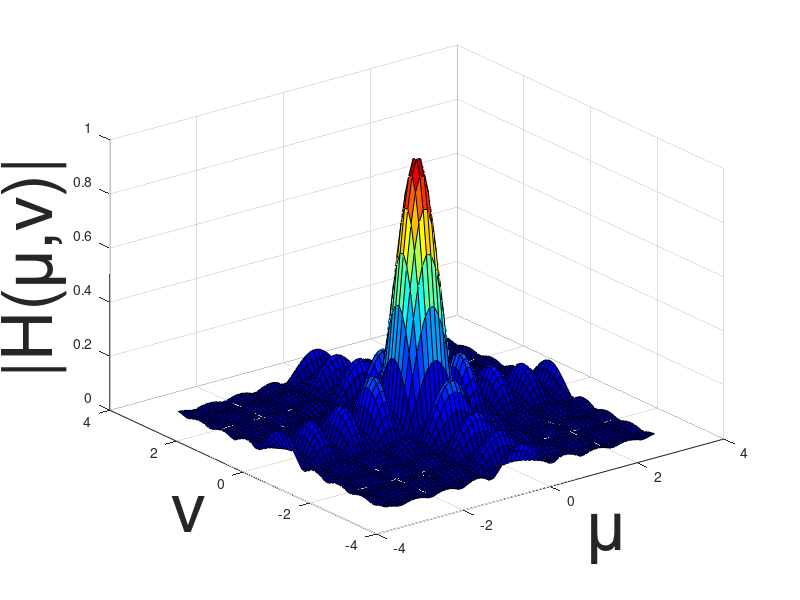
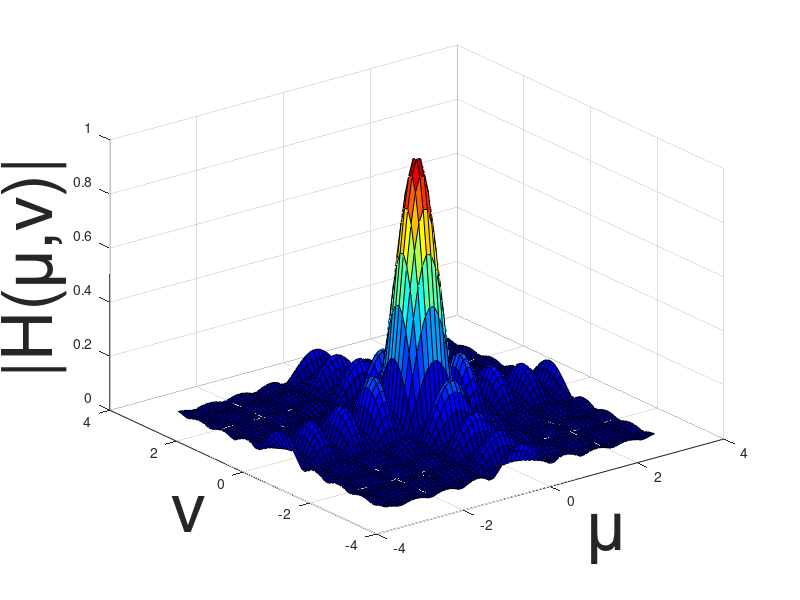
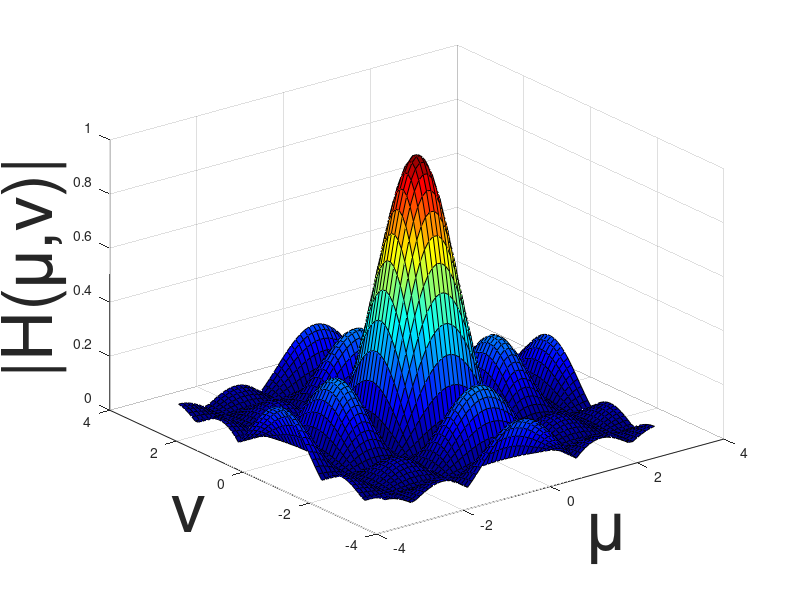
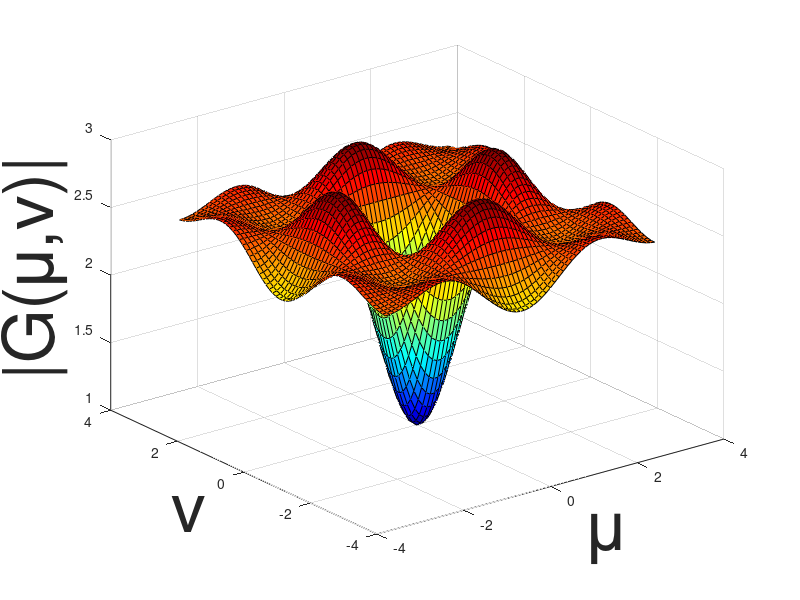

Here is the MATLAB script that generated these plots, in order: (Note: this script raises an error after producing the figures.)
u=-pi:0.1:pi;
v=-pi:0.1:pi;

%Without meshgrid
u=u+0.0000001;
v=v+0.0000001;
new_u=sin(4.5*u)./sin(0.5*u);
new_v=sin(4.5*v)./sin(0.5*v);
res=new_u' * new_v;

res=(1/81)*res;
fig0 = figure(1);
surf(u,v,abs(res))
colormap jet
xlabel('\mu','FontSize',50);
ylabel('\nu','FontSize',50);
zlabel('|H(\mu,\nu)|','FontSize',50);



[U,V] = meshgrid(u,v);
h=(1/81)*(sin(4.5*U)./sin(0.5*U)).*(sin(4.5*V)./sin(0.5*V));
fig1 = figure(2);
surf(U,V,abs(h))
colormap jet
xlabel('\mu','FontSize',50);
ylabel('\nu','FontSize',50);
zlabel('|H(\mu,\nu)|','FontSize',50);




h=(1/25)*(sin(2.5*U)./sin(0.5*U)).*(sin(2.5*V)./sin(0.5*V));
fig2 = figure(3);
surf(U,V,abs(h))
colormap jet
xlabel('\mu','FontSize',50);
ylabel('\nu','FontSize',50);
zlabel('|H(\mu,\nu)|','FontSize',50);

lamda=1.5;
g = 1 + lamda*(1 - h);
fig3 = figure(4);
surf(U,V,abs(g));
colormap jet
xlabel('\mu','FontSize',50);
ylabel('\nu','FontSize',50);
zlabel('|G(\mu,\nu)|','FontSize',50);


h = 0.01./(1-0.9*exp(-1i*U)-0.9*exp(-1i*V)+0.81*exp(-1i*(U+V)));
fig4 = figure(5);
surf(U,V,abs(h));
colormap jet
xlabel('\mu','FontSize',50);
ylabel('\nu','FontSize',50);
zlabel('|H(\mu,\nu)|','FontSize',50);



% PSF
x = zeros(256,256);
y = zeros(256,256);
x(128,128) = 1;

for m = 1:256
	for n = 1:256
		y(m,n) = 0.01*x(m,n);
		if (m > 1)
			y(m,n) = y(m,n) + 0.9*y(m-1,n);
		end
		if (n > 1)
			y(m,n) = y(m,n) + 0.9*y(m,n-1);
		end
		if (m > 1 && n > 1)
			y(m,n) = y(m,n) - 0.81*y(m-1,n-1);
		end
	end
end

y(y(:) > 255) = 255;
y(y(:) < 0) = 0;



%Comparing FFT of images sharpened at different values of lambda 
img   = imread('fir-sharp-output02.tif');
img   = fftshift(img(:,:,1));
F     = fft2(img);
figure;
imagesc(100*log(1+abs(fftshift(F)))); colormap(gray); 
title('magnitude spectrum');


img   = imread('fir-sharp-output08.tif');
img   = fftshift(img(:,:,1));
F     = fft2(img);
figure;
imagesc(100*log(1+abs(fftshift(F)))); colormap(gray); 
title('magnitude spectrum');

img   = imread('fir-sharp-output15.tif');
img   = fftshift(img(:,:,1));
F     = fft2(img);
figure;
imagesc(100*log(1+abs(fftshift(F)))); colormap(gray); 
title('magnitude spectrum');

